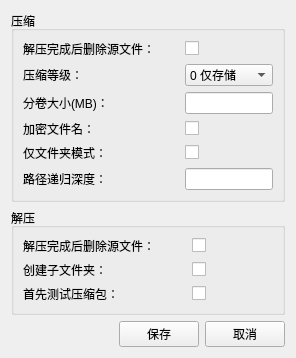
<?xml version="1.0" encoding="UTF-8"?>
<ui version="4.0">
 <class>PageFor7zSettings</class>
 <widget class="QWidget" name="PageFor7zSettings">
  <property name="geometry">
   <rect>
    <x>0</x>
    <y>0</y>
    <width>296</width>
    <height>331</height>
   </rect>
  </property>
  <property name="windowTitle">
   <string>7z配置</string>
  </property>
  <layout class="QGridLayout" name="gridLayout_3">
   <item row="0" column="0">
    <widget class="QGroupBox" name="groupBox">
     <property name="title">
      <string>压缩</string>
     </property>
     <layout class="QGridLayout" name="gridLayout" columnstretch="3,1">
      <item row="0" column="0">
       <widget class="QLabel" name="label">
        <property name="text">
         <string>解压完成后删除源文件：</string>
        </property>
       </widget>
      </item>
      <item row="0" column="1">
       <widget class="QCheckBox" name="is_delete_file_after_compress">
        <property name="layoutDirection">
         <enum>Qt::LeftToRight</enum>
        </property>
        <property name="autoFillBackground">
         <bool>false</bool>
        </property>
        <property name="text">
         <string/>
        </property>
       </widget>
      </item>
      <item row="1" column="0">
       <widget class="QLabel" name="label_2">
        <property name="text">
         <string>压缩等级：</string>
        </property>
       </widget>
      </item>
      <item row="1" column="1">
       <widget class="QComboBox" name="compress_level">
        <item>
         <property name="text">
          <string>0 仅存储</string>
         </property>
        </item>
        <item>
         <property name="text">
          <string>5 标准压缩</string>
         </property>
        </item>
        <item>
         <property name="text">
          <string>9 极限压缩</string>
         </property>
        </item>
       </widget>
      </item>
      <item row="2" column="0">
       <widget class="QLabel" name="label_3">
        <property name="toolTip">
         <string>建议不要超过4GB(4096MB)
默认值为0(也就是不分卷)
建议单文件/单文件夹超过4GB时启用</string>
        </property>
        <property name="statusTip">
         <string/>
        </property>
        <property name="text">
         <string>分卷大小(MB)：</string>
        </property>
       </widget>
      </item>
      <item row="2" column="1">
       <widget class="QLineEdit" name="volume_size"/>
      </item>
      <item row="3" column="0">
       <widget class="QLabel" name="label_4">
        <property name="text">
         <string>加密文件名：</string>
        </property>
       </widget>
      </item>
      <item row="3" column="1">
       <widget class="QCheckBox" name="is_encrypted_file_name">
        <property name="text">
         <string/>
        </property>
       </widget>
      </item>
      <item row="4" column="0">
       <widget class="QLabel" name="label_7">
        <property name="text">
         <string>仅文件夹模式：</string>
        </property>
       </widget>
      </item>
      <item row="4" column="1">
       <widget class="QCheckBox" name="is_folder_only">
        <property name="text">
         <string/>
        </property>
       </widget>
      </item>
      <item row="5" column="0">
       <widget class="QLabel" name="label_8">
        <property name="text">
         <string>路径递归深度：</string>
        </property>
       </widget>
      </item>
      <item row="5" column="1">
       <widget class="QLineEdit" name="path_recursion_depth"/>
      </item>
     </layout>
    </widget>
   </item>
   <item row="1" column="0">
    <widget class="QGroupBox" name="groupBox_2">
     <property name="title">
      <string>解压</string>
     </property>
     <layout class="QGridLayout" name="gridLayout_2" columnstretch="2,1">
      <item row="0" column="0">
       <widget class="QLabel" name="label_5">
        <property name="text">
         <string>解压完成后删除源文件：</string>
        </property>
       </widget>
      </item>
      <item row="0" column="1">
       <widget class="QCheckBox" name="is_delete_file_after_decompress">
        <property name="layoutDirection">
         <enum>Qt::LeftToRight</enum>
        </property>
        <property name="autoFillBackground">
         <bool>false</bool>
        </property>
        <property name="text">
         <string/>
        </property>
       </widget>
      </item>
      <item row="1" column="0">
       <widget class="QLabel" name="label_6">
        <property name="text">
         <string>创建子文件夹：</string>
        </property>
       </widget>
      </item>
      <item row="1" column="1">
       <widget class="QCheckBox" name="is_create_subfolder">
        <property name="layoutDirection">
         <enum>Qt::LeftToRight</enum>
        </property>
        <property name="autoFillBackground">
         <bool>false</bool>
        </property>
        <property name="text">
         <string/>
        </property>
       </widget>
      </item>
      <item row="2" column="0">
       <widget class="QLabel" name="label_9">
        <property name="text">
         <string>首先测试压缩包：</string>
        </property>
       </widget>
      </item>
      <item row="2" column="1">
       <widget class="QCheckBox" name="is_test_zip_first">
        <property name="text">
         <string/>
        </property>
       </widget>
      </item>
     </layout>
    </widget>
   </item>
   <item row="2" column="0">
    <layout class="QHBoxLayout" name="horizontalLayout">
     <item>
      <spacer name="horizontalSpacer">
       <property name="orientation">
        <enum>Qt::Horizontal</enum>
       </property>
       <property name="sizeHint" stdset="0">
        <size>
         <width>40</width>
         <height>20</height>
        </size>
       </property>
      </spacer>
     </item>
     <item>
      <widget class="QPushButton" name="save_settings">
       <property name="text">
        <string>保存</string>
       </property>
      </widget>
     </item>
     <item>
      <widget class="QPushButton" name="cancel_settings">
       <property name="text">
        <string>取消</string>
       </property>
      </widget>
     </item>
    </layout>
   </item>
  </layout>
 </widget>
 <resources/>
 <connections/>
</ui>
